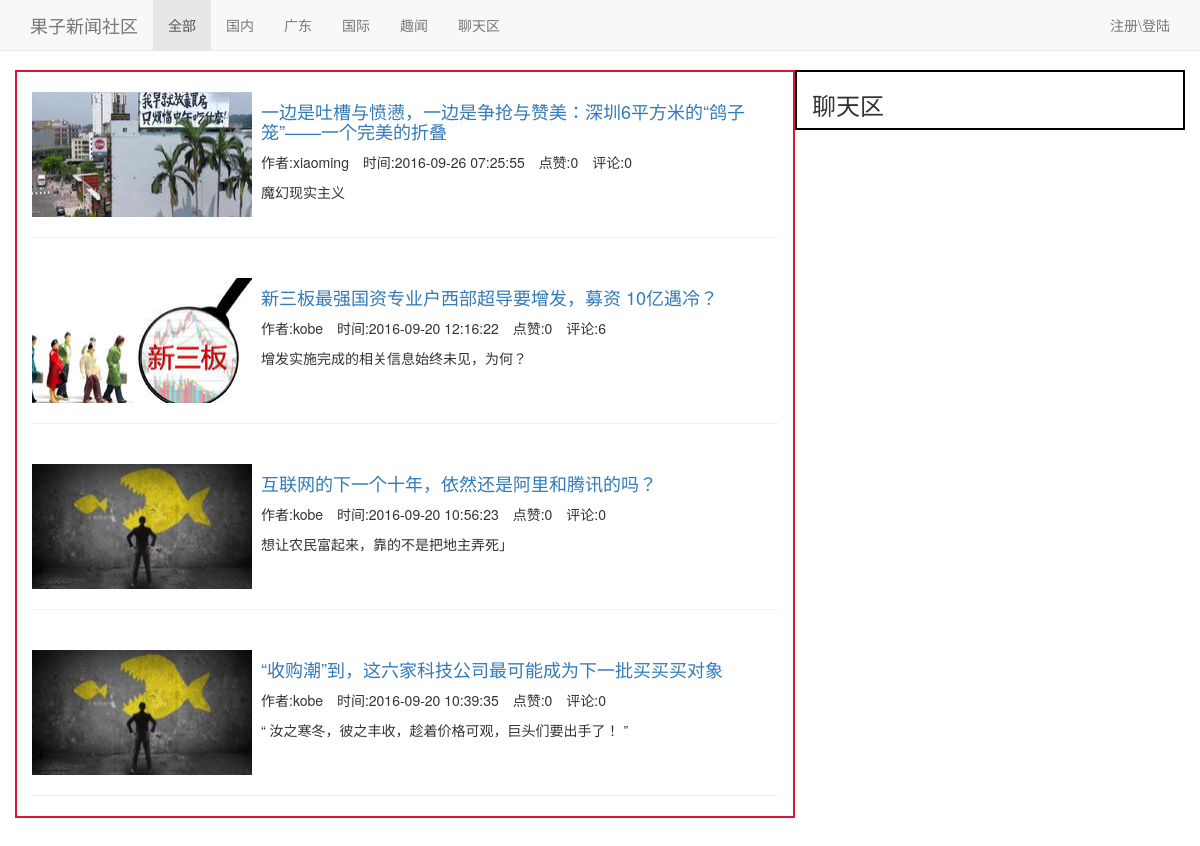
The page / on the database its author committed.
### web/models.py (models this page shows, shortened)
class Article(models.Model):
    title = models.CharField(u"文章标题",max_length=255,unique=True)
    categroy = models.ForeignKey("Category",verbose_name=u"板块")
    head_img = models.ImageField(upload_to="uploads")
    summary = models.CharField(max_length=255)
    content = models.TextField(u"内容")
    author = models.ForeignKey("UserProfile")
    publish_date = models.DateTimeField(auto_now=True)
    hidden = models.BooleanField(default=True)
    priority = models.IntegerField(u"优先级",default=1000)

class UserProfile(models.Model):
    user = models.OneToOneField(User)
    name = models.CharField(max_length=32)
    groups = models.ManyToManyField('UserGroup')
    friends = models.ManyToManyField('self',related_name='my_friends')

### web/views.py (the view)
# urls.py: url(r'^$', views.index,name='index'),
def index(request):
    articles = models.Article.objects.all()
    return render(request,'index.html',{'articles':articles})

### templates/index.html (shortened to what this page needs)
{% block encodqution %}
<!DOCTYPE html>
<html lang="en"><head><meta http-equiv="Content-Type" content="text/html; charset=UTF-8">
{% endblock %}
    <link href="/static/bootstrap/css/bootstrap.min.css" rel="stylesheet">
    <link href="/static/bootstrap/css/navbar-fixed-top.css" rel="stylesheet">
    <link href="/static/bootstrap/css/custom.css" rel="stylesheet">
  </head>
  <body>
    <nav class="navbar navbar-default navbar-fixed-top" >
      <div class="container">
        <div class="navbar-header">
          <a class="navbar-brand" href="http://v3.bootcss.com/examples/navbar-fixed-top/#">果子新闻社区</a>
        </div>
        <div id="navbar" class="navbar-collapse collapse">
          <ul class="nav navbar-nav">
            <li ><a href="{% url 'index' %}">全部</a></li>
            <li><a href="{% url 'category' 1 %}">国内</a></li>
            <li><a href="{% url 'category' 2 %}">广东</a></li>
            <li><a href="{% url 'category' 3 %}">国际</a></li>
            <li><a href="{% url 'category' 4 %}">趣闻</a></li>
            <li><a href="{% url 'web_chat' %}">聊天区</a></li>
          </ul>
          <ul class="nav navbar-nav navbar-right">
              {% if request.user.is_authenticated %}
                <li class="dropdown">
              <a href="http://v3.bootcss.com/examples/navbar-fixed-top/#" class="dropdown-toggle" data-toggle="dropdown" aria-expanded="false">{{ request.user.userprofile.name }} <span class="caret"></span></a>
              <ul class="dropdown-menu" role="menu">
                <li><a href="{% url 'new_article' %}">发帖</a></li>
                <li><a href="http://v3.bootcss.com/examples/navbar-fixed-top/#">Action</a></li>
                <li><a href="http://v3.bootcss.com/examples/navbar-fixed-top/#">Another action</a></li>
                <li><a href="http://v3.bootcss.com/examples/navbar-fixed-top/#">Something else here</a></li>
                <li class="divider"></li>
                <li class="dropdown-header">Nav header</li>
                <li><a href="http://v3.bootcss.com/examples/navbar-fixed-top/#">Separated link</a></li>
                <li><a href="{% url 'logout' %}">退出</a></li>
              </ul>
            </li>
              {% else %}
                   <li><a href="{% url 'login' %}">注册\登陆</a></li>
              {% endif %}
          </ul>
        </div>
      </div>
    </nav>
    <div class="container">
        {% block content %}
            <div class="row">
                <div class="col-md-8 left-content-panel">
                    <div class="content-box">
                        {% for article in articles reversed %}
                            <br>
                                <div class="article-box row">
                                    <div class="article-head-img col-md-3">
                                        <img src="{{ article.head_img }}">
                                    </div>
                                    <div class="article-summary col-md-8">
                                        <h4 ><a href="{% url 'article_detail' article.id %}">{{ article.title }}</a></h4>
                                        <div class="article-attr">
                                            <ul class="list-inline">
                                                <li>作者:{{ article.author.name }}</li>
                                                <li>时间:{{ article.publish_date|date:"Y-m-d H:i:s" }}</li>
                                                <li>点赞:{{ article.thumbup_set.select_related.count }}</li>
                                                <li>评论:{{ article.comment_set.select_related.count }}</li>
                                            </ul>
                                        </div>
                                        <p>
                                            {{ article.summary }}
                                        </p>
                                    </div>
                                </div>
                            <hr>
                        {% endfor %}
                    </div>
                </div>
                    <div class="col-md-4 right-sidebar">
                        <h3>聊天区</h3>
                    </div>
            </div>
        {% endblock %}
    </div>
</body></html>

### rows shown on the page
Article: head_img (picture), title "一边是吐槽与愤懑，一边是争抢与赞美：深圳6平方米的“鸽子笼”——一个完美的折叠", author.name "xiaoming", publish_date "2016-09-26 07:25:55", thumbup_set.select_related.count "0", comment_set.select_related.count "0", summary "魔幻现实主义"
Article: head_img (picture), title "新三板最强国资专业户西部超导要增发，募资 10亿遇冷？", author.name "kobe", publish_date "2016-09-20 12:16:22", thumbup_set.select_related.count "0", comment_set.select_related.count "6", summary "增发实施完成的相关信息始终未见，为何？"
Article: head_img (picture), title "互联网的下一个十年，依然还是阿里和腾讯的吗？", author.name "kobe", publish_date "2016-09-20 10:56:23", thumbup_set.select_related.count "0", comment_set.select_related.count "0", summary "想让农民富起来，靠的不是把地主弄死」"
Article: head_img (picture), title "“收购潮”到，这六家科技公司最可能成为下一批买买买对象", author.name "kobe", publish_date "2016-09-20 10:39:35", thumbup_set.select_related.count "0", comment_set.select_related.count "0", summary "“ 汝之寒冬，彼之丰收，趁着价格可观，巨头们要出手了！ ”"
